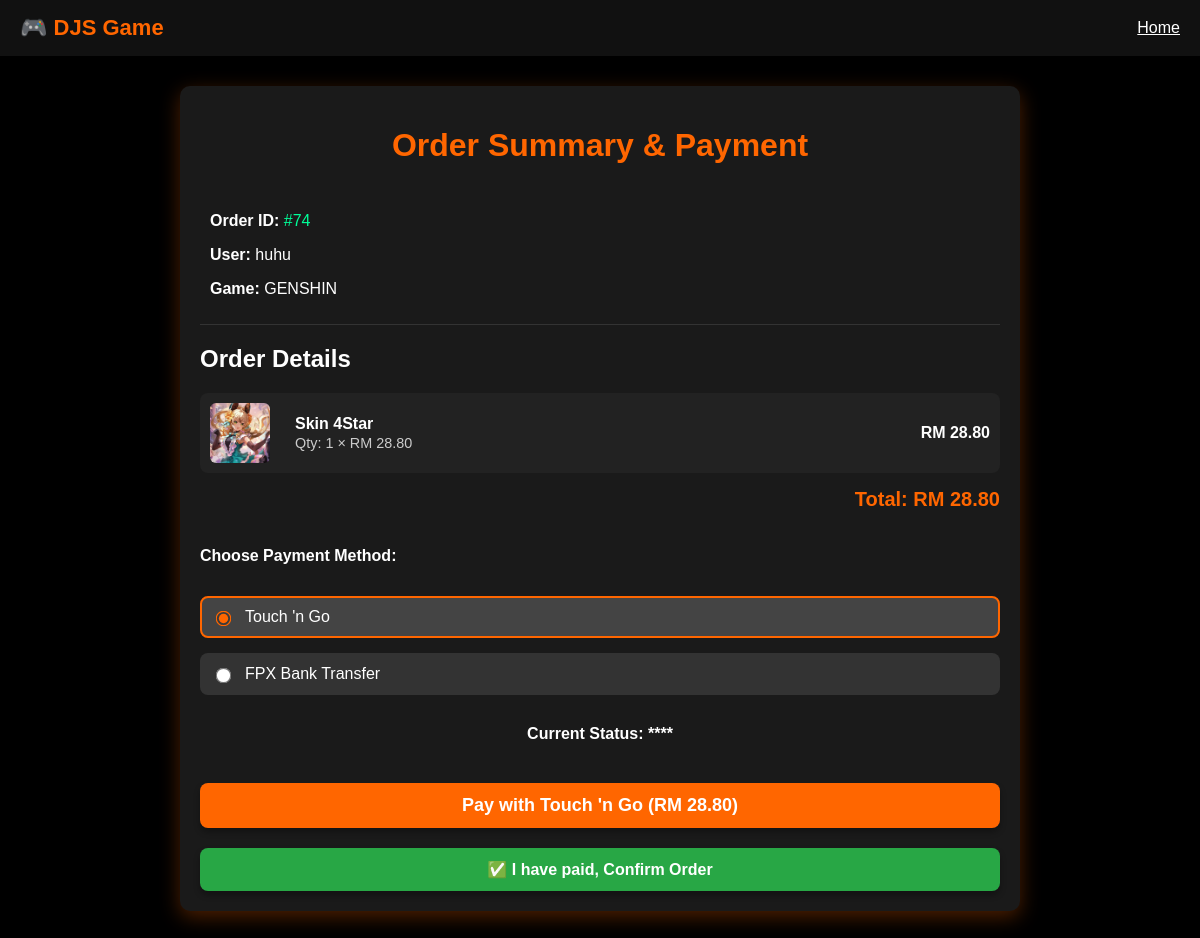
Screenshot of /Customer/payment.php?order_id=74 (signed in) with the database file from the repository.
### tables this page shows
CREATE TABLE `orders` (
  `order_id` int(11) NOT NULL,
  `user_id` int(11) NOT NULL,
  `game_id` int(11) DEFAULT NULL,
  `total` decimal(10,2) NOT NULL,
  `payment_type` enum('TouchNGo','FPX') NOT NULL,
  `status` varchar(50) NOT NULL DEFAULT 'Pending',
  `payment_time` datetime DEFAULT NULL,
  `created_at` timestamp NOT NULL DEFAULT current_timestamp()
);

CREATE TABLE `games` (
  `game_id` int(11) NOT NULL,
  `game_name` varchar(100) NOT NULL,
  `description` text DEFAULT NULL,
  `price` decimal(10,2) DEFAULT NULL,
  `image` varchar(255) DEFAULT NULL,
  `created_at` timestamp NOT NULL DEFAULT current_timestamp()
);

CREATE TABLE `order_items` (
  `order_item_id` int(11) NOT NULL,
  `order_id` int(11) NOT NULL,
  `game_id` int(11) DEFAULT NULL,
  `item_id` int(11) NOT NULL,
  `item_name` varchar(255) DEFAULT NULL,
  `quantity` int(11) NOT NULL,
  `price` decimal(10,2) NOT NULL
);

CREATE TABLE `game_items` (
  `item_id` int(11) NOT NULL,
  `game_id` int(11) NOT NULL,
  `item_name` varchar(100) NOT NULL,
  `price` decimal(10,2) NOT NULL,
  `image` varchar(255) DEFAULT NULL
);

### Customer/payment.php (the view, shortened to what this page needs)
<?php
include "config.php";
function getImagePath($path) {
    $default = "https://placehold.co/60x60/333/fff?text=N/A";
    $pos = stripos($path, 'uploads/');
    if ($pos !== false) return substr($path, $pos);
    return $path ?: $default;
}
$order_id = $_GET['order_id'] ?? $_SESSION['current_order_id'] ?? null;
$user_id = $_SESSION['order_creator_id'] ?? $_SESSION['user_id'] ?? 1;
$stmt_main = $conn->prepare("
    SELECT o.total, o.status, o.game_id, g.game_name
    FROM orders o
    LEFT JOIN games g ON o.game_id = g.game_id
    WHERE o.order_id = ? AND o.user_id = ?
");
$stmt_main->bind_param("ii", $order_id, $user_id);
$stmt_main->execute();
$order_data = $stmt_main->get_result()->fetch_assoc();
$total = $order_data['total'];
$status = $order_data['status'];
$game_name = $order_data['game_name'] ?? "Unknown Game";
$items = [];
$package_summary = null;
$stmt_items = $conn->prepare("
    SELECT
        oi.item_name AS order_item_name, oi.quantity, oi.price,
        gi.image, gi.item_name AS real_item_name
    FROM order_items oi
    LEFT JOIN game_items gi ON oi.item_id = gi.item_id
    WHERE oi.order_id = ?
");
$stmt_items->bind_param("i", $order_id);
$stmt_items->execute();
$result_items = $stmt_items->get_result();
while ($row = $result_items->fetch_assoc()) {
    if ($row['order_item_name'] !== null || $row['real_item_name'] !== null) {
        $subtotal = $row['quantity'] * $row['price'];
        $display_name = $row['real_item_name'] ?? $row['order_item_name'];
        $items[] = [
            "name" => $display_name,
            "qty" => $row['quantity'],
            "price" => $row['price'],
            "subtotal" => $subtotal,
            "image" => getImagePath($row['image']),
            "is_package_item" => false
        ];
    }
}
$username = $_SESSION['username'] ?? "Demo User";
?>
<!DOCTYPE html>
<html lang="en">
<head>
</head>
<body>
<header>
    <div class="logo">🎮 DJS Game</div>
    <nav>
        <a href="index.php" style="color:white;">Home</a>
    </nav>
</header>
<div class="container">
    <h1>Order Summary & Payment</h1>
    <div class="order-info">
        <p><strong>Order ID:</strong> <span style="color: #00ff99;">#<?= htmlspecialchars($order_id) ?></span></p>
        <p><strong>User:</strong> <?= htmlspecialchars($username) ?></p>
        <p><strong>Game:</strong> <?= htmlspecialchars($game_name) ?></p>
    </div>
    <h2>Order Details</h2>
    <?php if (!empty($items) || $package_summary): ?>
        <?php
        foreach($items as $it):
            $is_package_item = $it['is_package_item'] ?? false;
        ?>
        <div class="order-item <?= $is_package_item ? 'package-item' : '' ?>">
            <img src="<?= htmlspecialchars($it['image']) ?>" alt="<?= htmlspecialchars($it['name']) ?>">
            <div class="item-details">
                <p><strong><?= htmlspecialchars($it['name']) ?></strong></p>
                <?php if ($is_package_item): ?>
                    <p style="font-size: 0.9em; color: #ccc;">Contained Item (Individual Price)</p>
                <?php else: ?>
                    <p style="font-size: 0.9em; color: #ccc;">Qty: <?= $it['qty'] ?> × RM <?= number_format($it['price'],2) ?></p>
                <?php endif; ?>
            </div>
            <p><strong>RM <?= number_format($it['price'], 2) ?></strong></p>
        </div>
        <?php endforeach; ?>
    <?php else: ?>
        <p style="text-align: center; color: #ff6600;">No item details found for this order.</p>
    <?php endif; ?>
    <div class="total-box">Total: RM <?= number_format($total,2) ?></div>
    <form id="paymentForm" method="GET" action="">
    <div class="payment-method">
        <p><strong>Choose Payment Method:</strong></p>
        <label for="radio-tng" class="payment-choice">
            <input type="radio" id="radio-tng" name="payment_type" value="TouchNGo" checked onchange="updatePaymentButton()"> Touch 'n Go
        </label>
        <label for="radio-fpx" class="payment-choice">
            <input type="radio" id="radio-fpx" name="payment_type" value="FPX" onchange="updatePaymentButton()"> FPX Bank Transfer
        </label>
    </div>
    <?php $status_class = "status-" . str_replace(" ", "_", $status); ?>
    <div class="status <?= htmlspecialchars($status_class) ?>">
        Current Status: **<?= htmlspecialchars($status) ?>**
    </div>
    <div class="action-buttons">
        <button type="button" id="paySubmitButton" onclick="submitPayment()" class="payment-submit-btn pay-tng">
        </button>
    </div>
    </form>
    <form action="confirm_payment.php" method="POST" style="margin-top: 20px; text-align: center;">
        <button type="submit" class="confirm-paid-btn">
            ✅ I have paid, Confirm Order
        </button>
    </form>
</div>
</body>
</html>

### Customer/payment.php (style rules this page uses)
body { background:#000; color:#fff; font-family: Arial, sans-serif; margin:0; padding:0; }
header { background:#111; padding:15px 20px; display:flex; justify-content:space-between; align-items:center; }
header .logo { font-size:22px; font-weight:bold; color:#ff6600; }
.container { max-width:800px; margin:30px auto; background:#1a1a1a; padding:20px; border-radius:10px; box-shadow:0 6px 20px rgba(255,102,0,0.3); }
h1 { text-align:center; color:#ff6600; }
.order-info { margin-bottom:20px; padding:10px; border-bottom:1px solid #333; }
.order-item { display:flex; justify-content:space-between; align-items:center; margin:10px 0; background:#222; padding:10px; border-radius:8px; }
.order-item img { width:60px; height:60px; border-radius:6px; margin-right:15px; object-fit: cover; }
.item-details { flex-grow:1; margin-left: 10px; }
.item-details p { margin:2px 0; }
.total-box { font-size:20px; font-weight:bold; text-align:right; margin:15px 0; color:#ff6600; }
.payment-method { margin:20px 0; display: flex; flex-direction: column; gap: 15px; }
.payment-choice { display: flex; align-items: center; cursor: pointer; background: #333; color: #fff; padding: 10px; border-radius: 8px; border: 2px solid transparent; transition: border-color 0.2s, background 0.2s; }
.payment-choice:has(input:checked) { border-color: #ff6600; background: #444; }
.payment-choice input[type="radio"] { margin-right: 15px; transform: scale(1.2); accent-color: #ff6600; }
.status { margin:15px 0; font-weight:bold; text-align: center; padding: 10px; border-radius: 6px; }
.action-buttons { margin-top: 30px; display: flex; flex-direction: column; gap: 15px; }
.payment-submit-btn { padding: 12px 20px; font-size:18px; border-radius:8px; color:white; cursor:pointer; width:100%; border: none; font-weight: bold; transition: background 0.2s; box-shadow: 0 4px 6px rgba(0,0,0,0.3); background: #ff6600; }
.confirm-paid-btn { background:#28a745; color:#fff; padding:12px 20px; border-radius:8px; font-size:16px; width: 100%; cursor: pointer; font-weight: bold; border: none; transition: background 0.2s; box-shadow: 0 4px 6px rgba(0,0,0,0.3); }

### rows the page displays
orders: game.game_name "GENSHIN", total "28.80"
order_items: item.image (picture), item.item_name "Skin 4Star", quantity "1", price "28.80"

### other values shown
$order_id "74"
$username "huhu"
